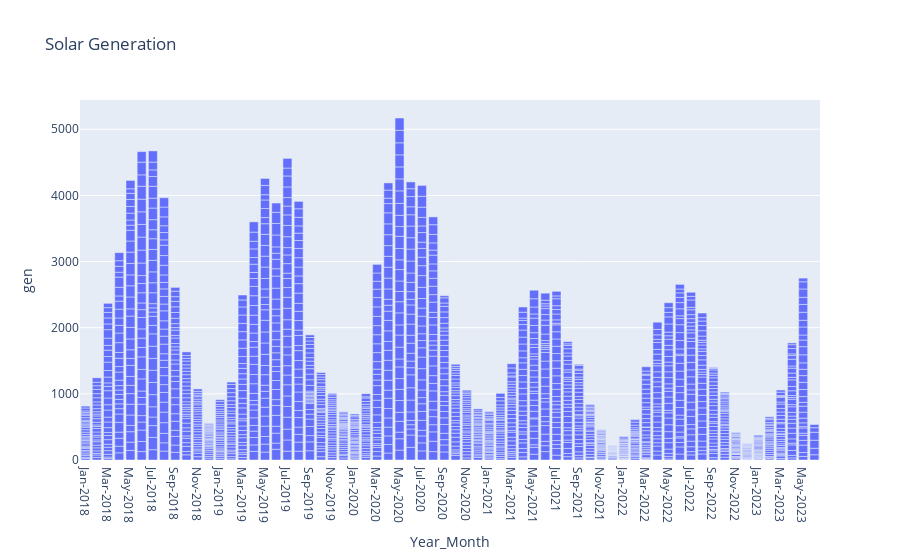

Write notebook code for a chart like this one.
### Code cell
barChart = px.bar (solar,x='Year_Month',y='gen',title = f'Solar Generation')

# for year in range(2018, 2023):
#     for season in seasons:
#         start_date = pd.to_datetime(f"{year}-{season['start'][0]:02d}-{season['start'][1]:02d}")
#         end_date = pd.to_datetime(f"{year}-{season['end'][0]:02d}-{season['end'][1]:02d}")
#         barChart.add_vrect(
#             x0=start_date, x1=end_date,
#             fillcolor=season['color'], opacity=0.2,
#             layer='below', line_width=0
#         )

# Show the line chart with highlighted seasons
barChart.show()

### Figure 1 — Plotly figure (JSON) as saved in the notebook; plotly's stock layout.template omitted (floating-point values rounded to 4 significant figures; data arrays with more than 128 entries replaced by an {"elided": "..."} marker saying what was removed)
{"data": [{"alignmentgroup": "True", "hovertemplate": "Year_Month=%{x}<br>gen=%{y}<extra></extra>", "legendgroup": "", "marker": {"color": "#636efa", "pattern": {"shape": ""}}, "name": "", "offsetgroup": "", "orientation": "v", "showlegend": false, "textposition": "auto", "type": "bar", "x": {"elided": "1983 str values"}, "xaxis": "x", "y": {"elided": "1983 float values"}, "yaxis": "y"}], "layout": {"barmode": "relative", "legend": {"tracegroupgap": 0}, "title": {"text": "Solar Generation"}, "xaxis": {"anchor": "y", "domain": [0, 1], "title": {"text": "Year_Month"}}, "yaxis": {"anchor": "x", "domain": [0, 1], "title": {"text": "gen"}}}}
